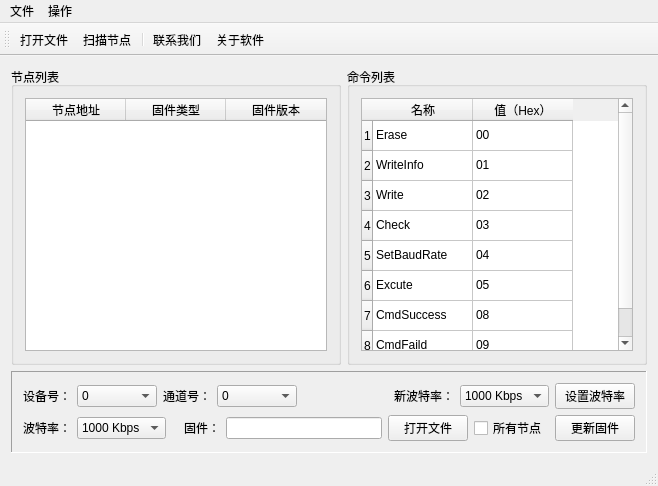
<?xml version="1.0" encoding="UTF-8"?>
<ui version="4.0">
 <class>MainWindow</class>
 <widget class="QMainWindow" name="MainWindow">
  <property name="geometry">
   <rect>
    <x>0</x>
    <y>0</y>
    <width>658</width>
    <height>486</height>
   </rect>
  </property>
  <property name="windowTitle">
   <string>USB2XXX USB2CAN Bootloader</string>
  </property>
  <property name="windowIcon">
   <iconset resource="image.qrc">
    <normaloff>:/images/easyicon_net.png</normaloff>:/images/easyicon_net.png</iconset>
  </property>
  <widget class="QWidget" name="centralWidget">
   <layout class="QGridLayout" name="gridLayout_4">
    <item row="0" column="0">
     <layout class="QVBoxLayout" name="verticalLayout_2">
      <item>
       <layout class="QHBoxLayout" name="horizontalLayout_8">
        <item>
         <widget class="QGroupBox" name="groupBox">
          <property name="minimumSize">
           <size>
            <width>330</width>
            <height>0</height>
           </size>
          </property>
          <property name="title">
           <string>节点列表</string>
          </property>
          <layout class="QGridLayout" name="gridLayout">
           <item row="0" column="0">
            <widget class="QTableWidget" name="nodeListTableWidget">
             <column>
              <property name="text">
               <string>节点地址</string>
              </property>
             </column>
             <column>
              <property name="text">
               <string>固件类型</string>
              </property>
             </column>
             <column>
              <property name="text">
               <string>固件版本</string>
              </property>
             </column>
            </widget>
           </item>
          </layout>
         </widget>
        </item>
        <item>
         <widget class="QGroupBox" name="groupBox_2">
          <property name="minimumSize">
           <size>
            <width>300</width>
            <height>0</height>
           </size>
          </property>
          <property name="title">
           <string>命令列表</string>
          </property>
          <layout class="QGridLayout" name="gridLayout_2">
           <item row="0" column="0">
            <widget class="QTableWidget" name="cmdListTableWidget">
             <row>
              <property name="text">
               <string>1</string>
              </property>
             </row>
             <row>
              <property name="text">
               <string>2</string>
              </property>
             </row>
             <row>
              <property name="text">
               <string>3</string>
              </property>
             </row>
             <row>
              <property name="text">
               <string>4</string>
              </property>
             </row>
             <row>
              <property name="text">
               <string>5</string>
              </property>
             </row>
             <row>
              <property name="text">
               <string>6</string>
              </property>
             </row>
             <row>
              <property name="text">
               <string>7</string>
              </property>
             </row>
             <row>
              <property name="text">
               <string>8</string>
              </property>
             </row>
             <column>
              <property name="text">
               <string>名称</string>
              </property>
             </column>
             <column>
              <property name="text">
               <string>值（Hex）</string>
              </property>
             </column>
             <item row="0" column="0">
              <property name="text">
               <string>Erase</string>
              </property>
              <property name="flags">
               <set>ItemIsSelectable|ItemIsDragEnabled|ItemIsEnabled</set>
              </property>
             </item>
             <item row="0" column="1">
              <property name="text">
               <string>00</string>
              </property>
             </item>
             <item row="1" column="0">
              <property name="text">
               <string>WriteInfo</string>
              </property>
              <property name="flags">
               <set>ItemIsSelectable|ItemIsDragEnabled|ItemIsEnabled</set>
              </property>
             </item>
             <item row="1" column="1">
              <property name="text">
               <string>01</string>
              </property>
             </item>
             <item row="2" column="0">
              <property name="text">
               <string>Write</string>
              </property>
              <property name="flags">
               <set>ItemIsSelectable|ItemIsDragEnabled|ItemIsEnabled</set>
              </property>
             </item>
             <item row="2" column="1">
              <property name="text">
               <string>02</string>
              </property>
             </item>
             <item row="3" column="0">
              <property name="text">
               <string>Check</string>
              </property>
              <property name="flags">
               <set>ItemIsSelectable|ItemIsDragEnabled|ItemIsEnabled</set>
              </property>
             </item>
             <item row="3" column="1">
              <property name="text">
               <string>03</string>
              </property>
             </item>
             <item row="4" column="0">
              <property name="text">
               <string>SetBaudRate</string>
              </property>
              <property name="flags">
               <set>ItemIsSelectable|ItemIsDragEnabled|ItemIsEnabled</set>
              </property>
             </item>
             <item row="4" column="1">
              <property name="text">
               <string>04</string>
              </property>
             </item>
             <item row="5" column="0">
              <property name="text">
               <string>Excute</string>
              </property>
              <property name="flags">
               <set>ItemIsSelectable|ItemIsDragEnabled|ItemIsEnabled</set>
              </property>
             </item>
             <item row="5" column="1">
              <property name="text">
               <string>05</string>
              </property>
             </item>
             <item row="6" column="0">
              <property name="text">
               <string>CmdSuccess</string>
              </property>
              <property name="flags">
               <set>ItemIsSelectable|ItemIsDragEnabled|ItemIsEnabled</set>
              </property>
             </item>
             <item row="6" column="1">
              <property name="text">
               <string>08</string>
              </property>
             </item>
             <item row="7" column="0">
              <property name="text">
               <string>CmdFaild</string>
              </property>
              <property name="flags">
               <set>ItemIsSelectable|ItemIsDragEnabled|ItemIsEnabled</set>
              </property>
             </item>
             <item row="7" column="1">
              <property name="text">
               <string>09</string>
              </property>
             </item>
            </widget>
           </item>
          </layout>
         </widget>
        </item>
       </layout>
      </item>
      <item>
       <widget class="QFrame" name="frame">
        <property name="frameShape">
         <enum>QFrame::Panel</enum>
        </property>
        <property name="frameShadow">
         <enum>QFrame::Sunken</enum>
        </property>
        <layout class="QGridLayout" name="gridLayout_3">
         <item row="0" column="0">
          <layout class="QVBoxLayout" name="verticalLayout">
           <item>
            <layout class="QHBoxLayout" name="horizontalLayout_6">
             <item>
              <layout class="QHBoxLayout" name="horizontalLayout">
               <item>
                <widget class="QLabel" name="label">
                 <property name="text">
                  <string>设备号：</string>
                 </property>
                </widget>
               </item>
               <item>
                <widget class="QComboBox" name="deviceHandleComboBox">
                 <property name="minimumSize">
                  <size>
                   <width>80</width>
                   <height>0</height>
                  </size>
                 </property>
                 <item>
                  <property name="text">
                   <string>0</string>
                  </property>
                 </item>
                 <item>
                  <property name="text">
                   <string>1</string>
                  </property>
                 </item>
                 <item>
                  <property name="text">
                   <string>2</string>
                  </property>
                 </item>
                 <item>
                  <property name="text">
                   <string>3</string>
                  </property>
                 </item>
                 <item>
                  <property name="text">
                   <string>4</string>
                  </property>
                 </item>
                 <item>
                  <property name="text">
                   <string>5</string>
                  </property>
                 </item>
                 <item>
                  <property name="text">
                   <string>6</string>
                  </property>
                 </item>
                 <item>
                  <property name="text">
                   <string>7</string>
                  </property>
                 </item>
                 <item>
                  <property name="text">
                   <string>8</string>
                  </property>
                 </item>
                 <item>
                  <property name="text">
                   <string>9</string>
                  </property>
                 </item>
                </widget>
               </item>
              </layout>
             </item>
             <item>
              <layout class="QHBoxLayout" name="horizontalLayout_2">
               <item>
                <widget class="QLabel" name="label_2">
                 <property name="minimumSize">
                  <size>
                   <width>48</width>
                   <height>0</height>
                  </size>
                 </property>
                 <property name="text">
                  <string>通道号：</string>
                 </property>
                 <property name="alignment">
                  <set>Qt::AlignRight|Qt::AlignTrailing|Qt::AlignVCenter</set>
                 </property>
                </widget>
               </item>
               <item>
                <widget class="QComboBox" name="channelIndexComboBox">
                 <property name="minimumSize">
                  <size>
                   <width>80</width>
                   <height>0</height>
                  </size>
                 </property>
                 <item>
                  <property name="text">
                   <string>0</string>
                  </property>
                 </item>
                 <item>
                  <property name="text">
                   <string>1</string>
                  </property>
                 </item>
                </widget>
               </item>
              </layout>
             </item>
             <item>
              <layout class="QHBoxLayout" name="horizontalLayout_9">
               <item>
                <spacer name="horizontalSpacer">
                 <property name="orientation">
                  <enum>Qt::Horizontal</enum>
                 </property>
                 <property name="sizeHint" stdset="0">
                  <size>
                   <width>40</width>
                   <height>20</height>
                  </size>
                 </property>
                </spacer>
               </item>
               <item>
                <widget class="QLabel" name="label_6">
                 <property name="text">
                  <string>新波特率：</string>
                 </property>
                </widget>
               </item>
               <item>
                <widget class="QComboBox" name="newBaudRateComboBox">
                 <property name="minimumSize">
                  <size>
                   <width>80</width>
                   <height>0</height>
                  </size>
                 </property>
                 <item>
                  <property name="text">
                   <string>1000 Kbps</string>
                  </property>
                 </item>
                 <item>
                  <property name="text">
                   <string>800 Kbps</string>
                  </property>
                 </item>
                 <item>
                  <property name="text">
                   <string>500 Kbps</string>
                  </property>
                 </item>
                 <item>
                  <property name="text">
                   <string>300 Kbps</string>
                  </property>
                 </item>
                 <item>
                  <property name="text">
                   <string>250 Kbps</string>
                  </property>
                 </item>
                 <item>
                  <property name="text">
                   <string>200 Kbps</string>
                  </property>
                 </item>
                 <item>
                  <property name="text">
                   <string>150 Kbps</string>
                  </property>
                 </item>
                 <item>
                  <property name="text">
                   <string>125 Kbps</string>
                  </property>
                 </item>
                 <item>
                  <property name="text">
                   <string>100 Kbps</string>
                  </property>
                 </item>
                 <item>
                  <property name="text">
                   <string>75 Kbps</string>
                  </property>
                 </item>
                 <item>
                  <property name="text">
                   <string>50 Kbps</string>
                  </property>
                 </item>
                 <item>
                  <property name="text">
                   <string>20 Kbps</string>
                  </property>
                 </item>
                </widget>
               </item>
              </layout>
             </item>
             <item>
              <widget class="QPushButton" name="setbaudRatePushButton">
               <property name="minimumSize">
                <size>
                 <width>80</width>
                 <height>0</height>
                </size>
               </property>
               <property name="text">
                <string>设置波特率</string>
               </property>
              </widget>
             </item>
            </layout>
           </item>
           <item>
            <layout class="QHBoxLayout" name="horizontalLayout_7">
             <item>
              <layout class="QHBoxLayout" name="horizontalLayout_3">
               <item>
                <widget class="QLabel" name="label_3">
                 <property name="text">
                  <string>波特率：</string>
                 </property>
                </widget>
               </item>
               <item>
                <widget class="QComboBox" name="baudRateComboBox">
                 <property name="minimumSize">
                  <size>
                   <width>80</width>
                   <height>0</height>
                  </size>
                 </property>
                 <item>
                  <property name="text">
                   <string>1000 Kbps</string>
                  </property>
                 </item>
                 <item>
                  <property name="text">
                   <string>800 Kbps</string>
                  </property>
                 </item>
                 <item>
                  <property name="text">
                   <string>500 Kbps</string>
                  </property>
                 </item>
                 <item>
                  <property name="text">
                   <string>300 Kbps</string>
                  </property>
                 </item>
                 <item>
                  <property name="text">
                   <string>250 Kbps</string>
                  </property>
                 </item>
                 <item>
                  <property name="text">
                   <string>200 Kbps</string>
                  </property>
                 </item>
                 <item>
                  <property name="text">
                   <string>150 Kbps</string>
                  </property>
                 </item>
                 <item>
                  <property name="text">
                   <string>125 Kbps</string>
                  </property>
                 </item>
                 <item>
                  <property name="text">
                   <string>100 Kbps</string>
                  </property>
                 </item>
                 <item>
                  <property name="text">
                   <string>75 Kbps</string>
                  </property>
                 </item>
                 <item>
                  <property name="text">
                   <string>50 Kbps</string>
                  </property>
                 </item>
                 <item>
                  <property name="text">
                   <string>20 Kbps</string>
                  </property>
                 </item>
                </widget>
               </item>
              </layout>
             </item>
             <item>
              <layout class="QHBoxLayout" name="horizontalLayout_5">
               <item>
                <widget class="QLabel" name="label_5">
                 <property name="minimumSize">
                  <size>
                   <width>48</width>
                   <height>0</height>
                  </size>
                 </property>
                 <property name="text">
                  <string>固件：</string>
                 </property>
                 <property name="alignment">
                  <set>Qt::AlignRight|Qt::AlignTrailing|Qt::AlignVCenter</set>
                 </property>
                </widget>
               </item>
               <item>
                <widget class="QLineEdit" name="firmwareLineEdit"/>
               </item>
               <item>
                <widget class="QPushButton" name="openFirmwareFilePushButton">
                 <property name="minimumSize">
                  <size>
                   <width>80</width>
                   <height>0</height>
                  </size>
                 </property>
                 <property name="text">
                  <string>打开文件</string>
                 </property>
                </widget>
               </item>
               <item>
                <widget class="QCheckBox" name="allNodeCheckBox">
                 <property name="minimumSize">
                  <size>
                   <width>75</width>
                   <height>0</height>
                  </size>
                 </property>
                 <property name="text">
                  <string>所有节点</string>
                 </property>
                </widget>
               </item>
              </layout>
             </item>
             <item>
              <widget class="QPushButton" name="updateFirmwarePushButton">
               <property name="minimumSize">
                <size>
                 <width>80</width>
                 <height>0</height>
                </size>
               </property>
               <property name="text">
                <string>更新固件</string>
               </property>
              </widget>
             </item>
            </layout>
           </item>
          </layout>
         </item>
        </layout>
       </widget>
      </item>
     </layout>
    </item>
   </layout>
  </widget>
  <widget class="QMenuBar" name="menuBar">
   <property name="geometry">
    <rect>
     <x>0</x>
     <y>0</y>
     <width>658</width>
     <height>23</height>
    </rect>
   </property>
   <widget class="QMenu" name="menu">
    <property name="title">
     <string>文件</string>
    </property>
    <addaction name="openFirmwareFileAction"/>
    <addaction name="exitAction"/>
   </widget>
   <widget class="QMenu" name="menu_2">
    <property name="title">
     <string>操作</string>
    </property>
    <addaction name="scanNodeAction"/>
   </widget>
   <addaction name="menu"/>
   <addaction name="menu_2"/>
  </widget>
  <widget class="QToolBar" name="mainToolBar">
   <attribute name="toolBarArea">
    <enum>TopToolBarArea</enum>
   </attribute>
   <attribute name="toolBarBreak">
    <bool>false</bool>
   </attribute>
   <addaction name="openFirmwareFileAction"/>
   <addaction name="scanNodeAction"/>
   <addaction name="separator"/>
   <addaction name="contactUsAction"/>
   <addaction name="aboutAction"/>
  </widget>
  <widget class="QStatusBar" name="statusBar"/>
  <action name="exitAction">
   <property name="icon">
    <iconset resource="image.qrc">
     <normaloff>:/images/gif_48_026.gif</normaloff>:/images/gif_48_026.gif</iconset>
   </property>
   <property name="text">
    <string>退出</string>
   </property>
  </action>
  <action name="scanNodeAction">
   <property name="icon">
    <iconset resource="image.qrc">
     <normaloff>:/images/gif_48_086.gif</normaloff>:/images/gif_48_086.gif</iconset>
   </property>
   <property name="text">
    <string>扫描节点</string>
   </property>
  </action>
  <action name="contactUsAction">
   <property name="icon">
    <iconset resource="image.qrc">
     <normaloff>:/images/gif_48_079.gif</normaloff>:/images/gif_48_079.gif</iconset>
   </property>
   <property name="text">
    <string>联系我们</string>
   </property>
  </action>
  <action name="aboutAction">
   <property name="icon">
    <iconset resource="image.qrc">
     <normaloff>:/images/gif_48_052.gif</normaloff>:/images/gif_48_052.gif</iconset>
   </property>
   <property name="text">
    <string>关于软件</string>
   </property>
  </action>
  <action name="openFirmwareFileAction">
   <property name="icon">
    <iconset resource="image.qrc">
     <normaloff>:/images/gif_48_045.gif</normaloff>:/images/gif_48_045.gif</iconset>
   </property>
   <property name="text">
    <string>打开文件</string>
   </property>
  </action>
 </widget>
 <layoutdefault spacing="6" margin="11"/>
 <resources>
  <include location="image.qrc"/>
 </resources>
 <connections/>
</ui>
